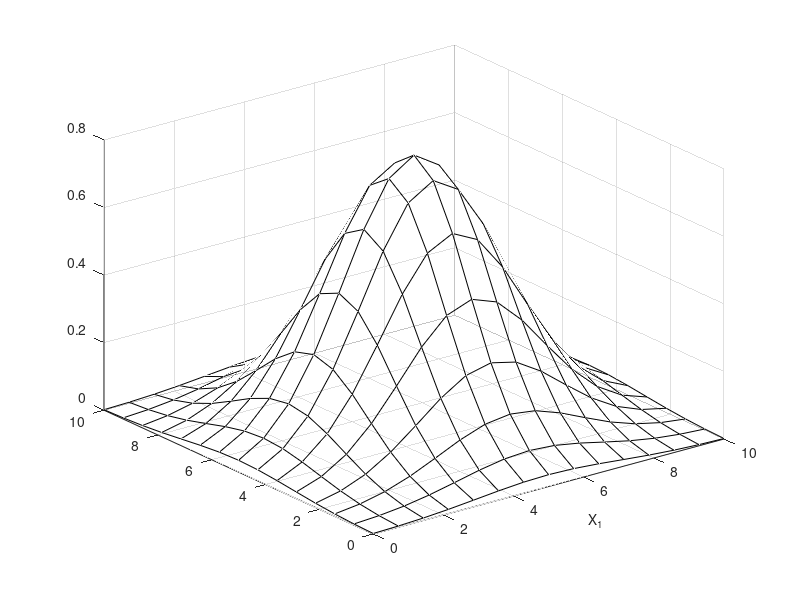

Recreate this plot in MATLAB. (Note: this script raises an error after producing the figure.)
N = 10.0;
pointsNum = 15;
threshold = 0.25;
sigma = 0.5;
S1 = -5;
T1 = -5;


x=linspace(0, N,pointsNum);
y=x;
[X,Y]=meshgrid(x,y);

planeZ = zeros(pointsNum,pointsNum)+threshold;

z1=(1/sqrt(2*pi*sigma^2).*exp(-((X+S1).^2/2*sigma^2)-((Y+T1).^2/2*sigma^2)));
z = z1;

s1 = surf(X,Y, z,'FaceAlpha',0);

hold on

c1 = contour(X,Y,z1,[8], 'b');


xLab = xlabel('X_1','fontsize',10);
xLab.Position = [5 -0.5 -0.05];
xticks([])
yLab = ylabel('X_2','fontsize',10);
yLab.Position = [-0.5 5 -0.08];
yticks([])
XX = yLab.Position;
zlabel('U','fontsize',10)
zticks([])

%shading interp
%axis tight